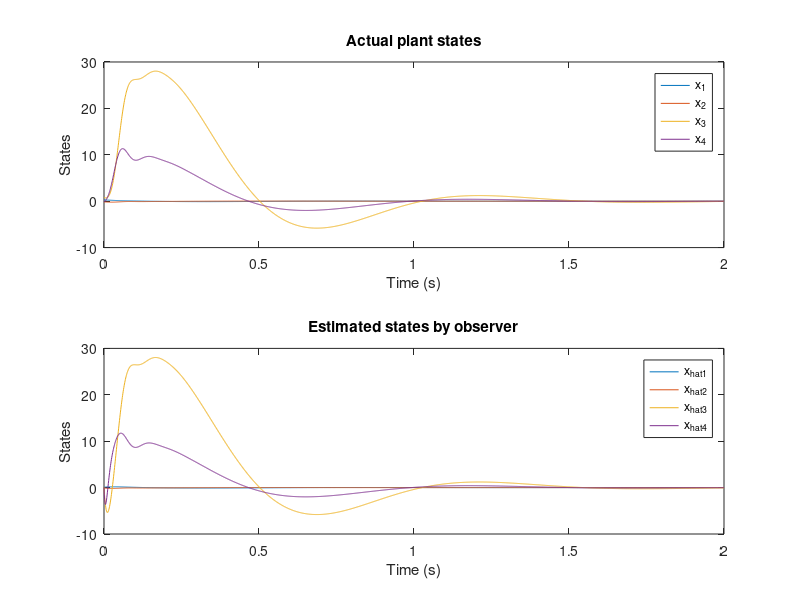

The MATLAB source for this figure:
% Your identified plant matrices (example values you gave)
A = [ -1.0135,  15.2396,       0,       0;
     -15.2396,  -1.0135, -0.3275,  0.9747;
           0,        0, -30.5063, 91.3426;
           0,        0, -91.3426, -30.5063 ];

B = [0; 0; 0; 131.4702];

C = [-6.2601, 94.1305, 0, 0];  % Your output: pendulum angle approx.

D = 0;

%% 1) Scale states to improve conditioning
% Compute state scaling factors (e.g. max abs row sums)
scale_factors = max(abs(A),[],2); 
scale_factors(scale_factors==0) = 1; % avoid division by zero

T = diag(scale_factors);          % scaling matrix
T_inv = inv(T);

% Scale A,B,C
A_scaled = T_inv * A * T;
B_scaled = T_inv * B;
C_scaled = C * T;

% Display condition number before and after scaling
cond_before = cond(A);
cond_after = cond(A_scaled);
fprintf('Condition number before scaling: %g\n', cond_before);
fprintf('Condition number after scaling: %g\n', cond_after);

%% 2) Controller pole placement (continuous-time)

% Choose desired poles (try stable but not too fast)
desired_poles_c = [-3+6i, -3-6i, -30+70i, -30-70i];

% Place poles with scaled system
K_scaled = acker(A_scaled, B_scaled, desired_poles_c);

% Convert K back to original coordinates
K = K_scaled * T_inv;

%% 3) Observer pole placement (continuous-time)

% Choose observer poles ~3-5 times faster than controller poles
observer_pole = -80;
observer_poles_c = observer_pole * ones(4,1);

% Place observer poles (on transposed system)
L_scaled = acker(A_scaled.', C_scaled.', observer_poles_c).';

% Convert L back to original coordinates
L = T * L_scaled;

%% 4) Build closed-loop matrices for simulation

Acl = A - B * K;
Aob = A - L * C;

%% 5) Display gains

disp('State feedback gain K:');
disp(K);

disp('Observer gain L:');
disp(L);

%% 6) Optional: simulate closed loop response

% Initial states (scaled)
x0 = [1/3.7; -1/6.6797; 1/1.236; 0];
x0_scaled = T * x0;

% Define simulation time
tspan = 0:0.01:5;

% Define system with observer error dynamics for simulation (optional)

% You can simulate your closed-loop system here, or export gains to Simulink

% Combined state vector: z = [x; x_hat]

n = size(A,1);

Acl = A - B*K;           % closed loop dynamics with state feedback
Aob = A - L*C;           % observer error dynamics

% Build augmented system dynamics for [x; x_hat]

% System equations:
% x_dot = A*x + B*u,  u = -K*x_hat
% x_hat_dot = A*x_hat + B*u + L*(y - C*x_hat)
%          = (A - B*K - L*C)*x_hat + L*C*x

A_aug = [A,            -B*K;
         L*C,   A - B*K - L*C];

B_aug = zeros(2*n,1); % no external input (assuming regulation problem)

C_aug = [C, zeros(size(C))];

D_aug = 0;

sys_cl = ss(A_aug, B_aug, C_aug, D_aug);

%% 5) Simulate closed loop response

tspan = 0:0.001:2;  % 2 seconds simulation

% Initial conditions:
% start with plant away from zero, observer at zero
x0 = [1/3.7; -1/6.6797; 1/1.236; 0]; % initial real plant states
xhat0 = zeros(n,1);                   % initial estimated states

z0 = [x0; xhat0];

% simulate zero input response (regulation to zero)
[y,t,x] = initial(sys_cl, z0, tspan);

%% 6) Plot results

figure;
subplot(2,1,1)
plot(t, x(:,1:n));
title('Actual plant states');
xlabel('Time (s)');
ylabel('States');
legend('x_1','x_2','x_3','x_4');

subplot(2,1,2)
plot(t, x(:,n+1:end));
title('Estimated states by observer');
xlabel('Time (s)');
ylabel('States');
legend('x_{hat1}','x_{hat2}','x_{hat3}','x_{hat4}');
